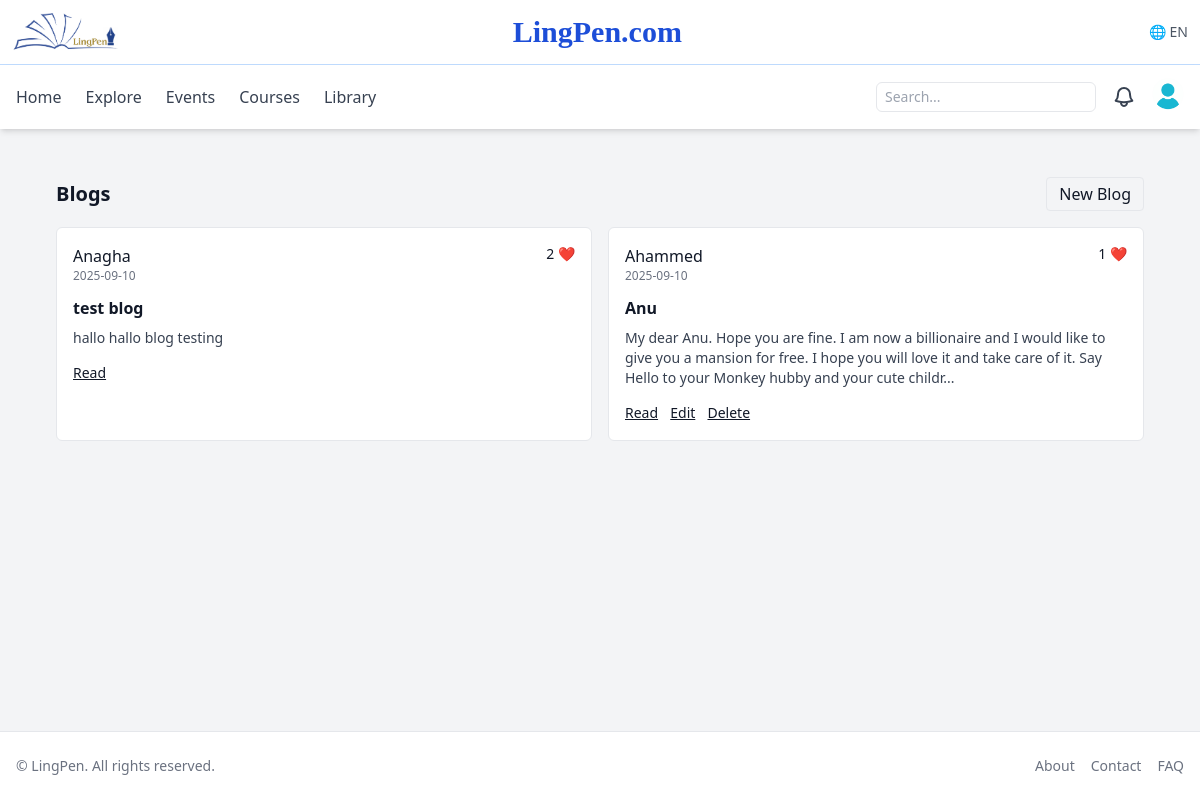
/blogs/ (signed in), run on the app's committed database.
### app/models.py (models this page shows)
class Blog(db.Model):
    id = db.Column(db.Integer, primary_key=True)
    user_id = db.Column(db.Integer, db.ForeignKey("user.id"), nullable=False, index=True)
    title = db.Column(db.String(255), nullable=False)
    body = db.Column(db.Text, nullable=False)
    created_at = db.Column(db.DateTime, default=datetime.utcnow)
    updated_at = db.Column(db.DateTime, onupdate=datetime.utcnow)
    user = db.relationship("User", backref=db.backref("blogs", lazy="dynamic"))
    likes = db.relationship("BlogLike", back_populates="blog", cascade='all, delete-orphan', lazy="dynamic")
    comments = db.relationship("BlogComment", back_populates="blog", cascade='all, delete-orphan', lazy="dynamic")

class Profile(db.Model):
    id = db.Column(db.Integer, primary_key=True)
    user_id = db.Column(db.Integer, db.ForeignKey("user.id"), unique=True)
    first_name = db.Column(db.String(80))
    last_name = db.Column(db.String(80))
    dob = db.Column(db.Date)
    photo_url = db.Column(db.String(255))
    cover_url = db.Column(db.String(255))
    about = db.Column(db.Text)
    primary_language = db.Column(db.String(80))
    interests = db.Column(db.String(255))
    proficiency_level = db.Column(db.String(50))
    user = db.relationship("User", back_populates="profile")

### app/blueprints/blogs/routes.py (the view)
@bp.route("/")
def index():
    page = request.args.get("page", 1, type=int)
    blogs = Blog.query.order_by(Blog.created_at.desc()).paginate(page=page, per_page=10)
    return render_template("blogs/index.html", blogs=blogs)

### app/models.py (called while the page is built)
@login_manager.user_loader
def load_user(user_id):
    return db.session.get(User, int(user_id))

### app/templates/blogs/index.html (shortened to what this page needs)
{% extends 'base.html' %}
{% block content %}
<div class="flex justify-between items-center mb-4">
  <h1 class="text-xl font-semibold">Blogs</h1>
  {% if current_user.is_authenticated %}
    <a href="{{ url_for('blogs.create') }}" class="px-3 py-1 border rounded">New Blog</a>
  {% endif %}
</div>
<div class="grid md:grid-cols-2 gap-4">
{% for blog in blogs.items %}
  <div class="border rounded-md p-4 bg-white">
    <div class="flex justify-between items-start">
      <div>
        <div class="font-medium"><a href="{{ url_for('users.profile', user_id=blog.user.id) }}">{{ blog.user.profile.first_name or blog.user.email }}</a></div>
        <div class="text-xs text-gray-500">{{ blog.created_at.strftime('%Y-%m-%d') }}</div>
      </div>
      <div class="text-sm">{{ blog.likes.count() }} ❤️</div>
    </div>
    <h2 class="mt-3 font-semibold"><a href="{{ url_for('blogs.detail', blog_id=blog.id) }}">{{ blog.title }}</a></h2>
    <p class="mt-2 text-sm text-gray-700">{{ blog.body[:200] }}{% if blog.body|length > 200 %}...{% endif %}</p>
    <div class="mt-3">
      <a class="text-sm underline" href="{{ url_for('blogs.detail', blog_id=blog.id) }}">Read</a>
      {% if current_user.is_authenticated and (current_user.id==blog.user_id or current_user.is_admin) %}
        <a href="{{ url_for('blogs.edit', blog_id=blog.id) }}" class="text-sm underline ml-2">Edit</a>
        <form method="post" action="{{ url_for('blogs.delete', blog_id=blog.id) }}" class="inline">
          <button class="text-sm underline ml-2">Delete</button>
        </form>
      {% endif %}
    </div>
  </div>
{% endfor %}
</div>
{% endblock %}

### data on the page
Blog: user.profile "Anagha", created_at "2025-09-10", likes.count "2", title "test blog", body "hallo hallo blog testing"
Blog: user.profile "Ahammed", created_at "2025-09-10", likes.count "1", title "Anu", body "My dear Anu. Hope you are fine. I am now a billionaire and I would like to give you a mansion for free. I hope you will love it and take care of it. Say Hello to your Monkey hubby and your cute childr"
